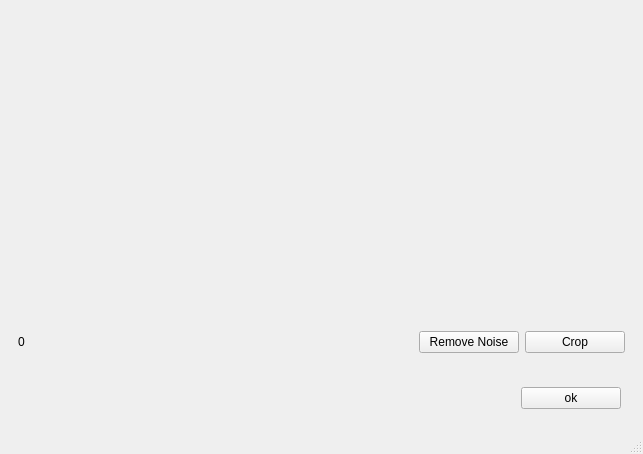
<?xml version="1.0" encoding="UTF-8"?>
<ui version="4.0">
 <class>MainWindow</class>
 <widget class="QMainWindow" name="MainWindow">
  <property name="geometry">
   <rect>
    <x>0</x>
    <y>0</y>
    <width>643</width>
    <height>454</height>
   </rect>
  </property>
  <property name="windowTitle">
   <string>MainWindow</string>
  </property>
  <widget class="QWidget" name="centralwidget">
   <layout class="QVBoxLayout" name="verticalLayout">
    <item>
     <widget class="QWidget" name="widget_4" native="true">
      <layout class="QHBoxLayout" name="horizontalLayout_4">
       <item>
        <widget class="QLabel" name="imageLabel">
         <property name="maximumSize">
          <size>
           <width>500</width>
           <height>16777215</height>
          </size>
         </property>
         <property name="text">
          <string/>
         </property>
        </widget>
       </item>
      </layout>
     </widget>
    </item>
    <item>
     <widget class="QWidget" name="widget" native="true">
      <property name="maximumSize">
       <size>
        <width>16777215</width>
        <height>50</height>
       </size>
      </property>
      <layout class="QHBoxLayout" name="horizontalLayout">
       <item>
        <widget class="QWidget" name="thresholder" native="true">
         <property name="sizePolicy">
          <sizepolicy hsizetype="Preferred" vsizetype="Preferred">
           <horstretch>10</horstretch>
           <verstretch>1</verstretch>
          </sizepolicy>
         </property>
         <property name="maximumSize">
          <size>
           <width>16777215</width>
           <height>50</height>
          </size>
         </property>
        </widget>
       </item>
      </layout>
     </widget>
    </item>
    <item>
     <widget class="QWidget" name="widget_3" native="true">
      <property name="maximumSize">
       <size>
        <width>16777215</width>
        <height>50</height>
       </size>
      </property>
      <layout class="QHBoxLayout" name="horizontalLayout_2">
       <item>
        <widget class="QLabel" name="thresholderNum">
         <property name="text">
          <string>0</string>
         </property>
        </widget>
       </item>
       <item>
        <widget class="QPushButton" name="pushButton">
         <property name="maximumSize">
          <size>
           <width>100</width>
           <height>16777215</height>
          </size>
         </property>
         <property name="text">
          <string>Remove Noise</string>
         </property>
        </widget>
       </item>
       <item>
        <widget class="QPushButton" name="pushButton_2">
         <property name="maximumSize">
          <size>
           <width>100</width>
           <height>16777215</height>
          </size>
         </property>
         <property name="text">
          <string>Crop</string>
         </property>
        </widget>
       </item>
      </layout>
     </widget>
    </item>
    <item>
     <widget class="QWidget" name="widget_2" native="true">
      <property name="sizePolicy">
       <sizepolicy hsizetype="Preferred" vsizetype="Preferred">
        <horstretch>100</horstretch>
        <verstretch>99</verstretch>
       </sizepolicy>
      </property>
      <property name="maximumSize">
       <size>
        <width>16777215</width>
        <height>50</height>
       </size>
      </property>
      <layout class="QHBoxLayout" name="horizontalLayout_3">
       <property name="leftMargin">
        <number>500</number>
       </property>
       <property name="topMargin">
        <number>0</number>
       </property>
       <property name="rightMargin">
        <number>0</number>
       </property>
       <property name="bottomMargin">
        <number>0</number>
       </property>
       <item>
        <widget class="QPushButton" name="pushButton_3">
         <property name="maximumSize">
          <size>
           <width>100</width>
           <height>16777215</height>
          </size>
         </property>
         <property name="text">
          <string>ok</string>
         </property>
        </widget>
       </item>
      </layout>
     </widget>
    </item>
   </layout>
  </widget>
  <widget class="QStatusBar" name="statusbar"/>
 </widget>
 <resources/>
 <connections/>
</ui>
